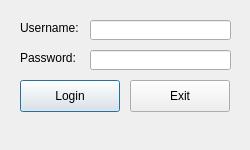
<?xml version="1.0" encoding="UTF-8"?>
<ui version="4.0">
 <class>LoginDialog</class>
 <widget class="QDialog" name="LoginDialog">
  <property name="geometry">
   <rect>
    <x>0</x>
    <y>0</y>
    <width>250</width>
    <height>150</height>
   </rect>
  </property>
  <property name="windowTitle">
   <string>Login</string>
  </property>
  <widget class="QLabel" name="usernameLabel">
   <property name="geometry">
    <rect>
     <x>20</x>
     <y>20</y>
     <width>71</width>
     <height>16</height>
    </rect>
   </property>
   <property name="text">
    <string>Username:</string>
   </property>
  </widget>
  <widget class="QLineEdit" name="usernameEdit">
   <property name="geometry">
    <rect>
     <x>90</x>
     <y>20</y>
     <width>141</width>
     <height>20</height>
    </rect>
   </property>
  </widget>
  <widget class="QLabel" name="passwordLabel">
   <property name="geometry">
    <rect>
     <x>20</x>
     <y>50</y>
     <width>71</width>
     <height>16</height>
    </rect>
   </property>
   <property name="text">
    <string>Password:</string>
   </property>
  </widget>
  <widget class="QLineEdit" name="passwordEdit">
   <property name="geometry">
    <rect>
     <x>90</x>
     <y>50</y>
     <width>141</width>
     <height>20</height>
    </rect>
   </property>
   <property name="echoMode">
    <enum>QLineEdit::Password</enum>
   </property>
  </widget>
  <widget class="QPushButton" name="loginButton">
   <property name="geometry">
    <rect>
     <x>20</x>
     <y>80</y>
     <width>100</width>
     <height>32</height>
    </rect>
   </property>
   <property name="text">
    <string>Login</string>
   </property>
  </widget>
  <widget class="QPushButton" name="exitButton">
   <property name="geometry">
    <rect>
     <x>130</x>
     <y>80</y>
     <width>100</width>
     <height>32</height>
    </rect>
   </property>
   <property name="text">
    <string>Exit</string>
   </property>
  </widget>
 </widget>
 <resources/>
 <connections/>
</ui>
